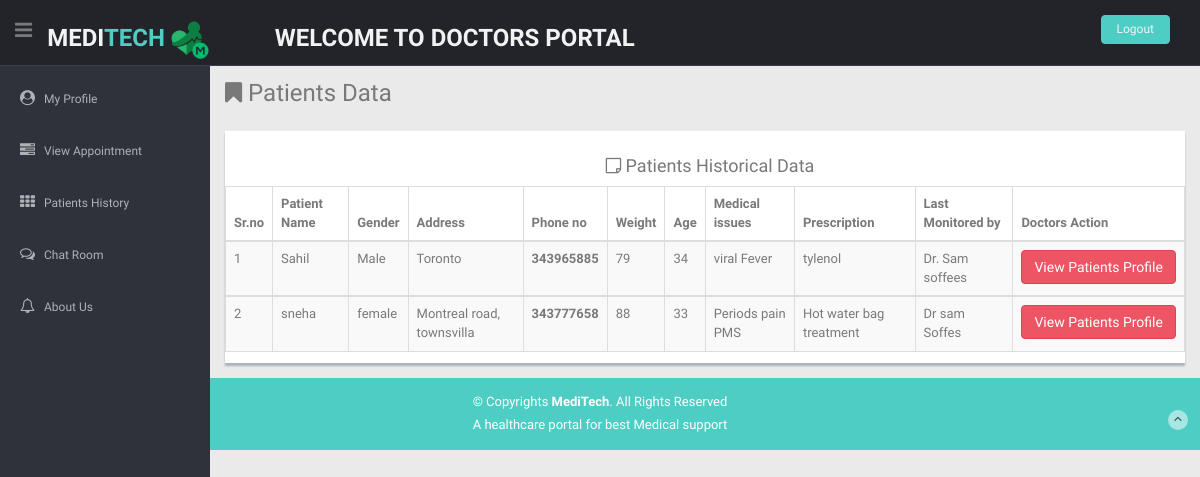
The page /MT/Patient_history.php on the database its author committed.
### tables this page shows
CREATE TABLE `patdata` (
  `Sr.no` int(11) NOT NULL,
  `P_name` varchar(50) NOT NULL,
  `lname` varchar(100) NOT NULL,
  `gender` varchar(50) NOT NULL,
  `address` varchar(50) NOT NULL,
  `phone_no` int(11) NOT NULL,
  `Weight` int(11) NOT NULL,
  `age` int(11) NOT NULL,
  `Medical` varchar(50) NOT NULL,
  `Prescription` varchar(50) NOT NULL,
  `Monitored` varchar(50) NOT NULL,
  `timestamp` timestamp NOT NULL DEFAULT current_timestamp() ON UPDATE current_timestamp()
);

### MT/Patient_history.php (the view, shortened to what this page needs)
<?php
$conn = mysqli_connect("localhost","root","", "meditech");
$query="select * from patdata ";
$result= mysqli_query($conn, $query);
?>
<!DOCTYPE html>
<html lang="en">
<head>
  <link href="lib/bootstrap/css/bootstrap.min.css" rel="stylesheet">
  <link href="lib/font-awesome/css/font-awesome.css" rel="stylesheet" />
  <link href="lib/advanced-datatable/css/demo_page.css" rel="stylesheet" />
  <link href="lib/advanced-datatable/css/demo_table.css" rel="stylesheet" />
  <link rel="stylesheet" href="lib/advanced-datatable/css/DT_bootstrap.css" />
  <link href="css/style.css" rel="stylesheet">
  <link href="css/style-responsive.css" rel="stylesheet">
</head>
<body>
  <section id="container">
   <header class="header black-bg">
      <div class="sidebar-toggle-box">
        <div class="fa fa-bars tooltips" data-placement="right" data-original-title="Toggle Navigation"></div>
      </div>
      <a href="index.html" class="logo"><b>MEDI<span>TECH</span><img src="img/LOGO.png" height="50" width="50"></b>  <b align="center"> &nbsp; &nbsp; &nbsp; &nbsp; &nbsp;WELCOME TO DOCTORS PORTAL </b></a>
        <div class="top-menu">
        <ul class="nav pull-right top-menu">
          <li><a class="logout" href="login.php">Logout</a></li>
        </ul>
      </div>
    </header>
     <aside>
      <div id="sidebar" class="nav-collapse ">
        <ul class="sidebar-menu" id="nav-accordion">
                 <li class="sub-menu">
              <a href="doc_profile.php">
              <i class="fa fa-user-circle"></i>
              <span>My Profile  </span>
              </a>
         </li>
         <li class="sub-menu">
              <a href="View_appointments.php">
              <i class="fa fa-tasks"></i>
              <span>View Appointment </span>
              </a>
         </li>
          <li class="sub-menu">
              <a href="Patient_history.php">
              <i class="fa fa-th"></i>
              <span> Patients History </span>
              </a>
          </li>
          <li class="sub-menu">
            <a href="doc_chat.php">
              <i class="fa fa-comments-o"></i>
              <span>Chat Room</span>
            </a>
          </li>
           <li class="sub-menu">
            <a href="about.php">
              <i class="fa fa-bell-o"></i>
              <span>About Us </span>
            </a>
          </li>
        </ul>
      </div>
    </aside>
     <section id="main-content">
      <section class="wrapper">
        <h3><i class="fa fa-bookmark"></i> Patients Data  </h3>
        <div class="row mt">
          <div class="col-lg-12">
            <div class="content-panel">
              <h4><center><i class="fa fa-sticky-note-o"></i> Patients Historical Data  </h4>
              <section id="unseen">
              <table class=" table-striped table table-bordered">
                <thead>
                  <tr>
                    <th> Sr.no  </th>
                    <th> Patient Name</th>
                    <th> Gender</th>
                    <th> Address  </th>
                    <th> Phone no </th>
                    <th> Weight </th>
                    <th> Age</th>
                    <th>  Medical issues </th>
                    <th> Prescription  </th>
                    <th> Last Monitored by </th>
                    <th> Doctors Action </th>
                  </tr>
                </thead>
                <?php  while($row= mysqli_fetch_array($result))
                                      {
                    ?>
                <tbody>
                  <tr>
                    <td><?php echo $row['Sr.no']; ?></td>
                    <td><?php echo $row['P_name']; ?></td>
                         <td><?php echo $row['gender']; ?></td>
                    <td><?php echo $row['address']; ?></td>
                    <th> <?php echo $row['phone_no']; ?></th>
                    <td><?php echo $row['Weight']; ?> </td>
                    <td><?php echo $row['age']; ?></td>
                    <td><?php echo $row['Medical']; ?> </td>
                    <td><?php echo $row['Prescription']; ?></td>
                    <td><?php echo $row['Monitored']; ?></td>
                    <td>      <button class="btn btn-theme04"> View Patients Profile  </button>
                  </tr>
                  <?php } ?>
                </tbody>
              </table>
              </section>
            </div>
          </div>
        </div>
      </section>
    </section>
     <footer class="site-footer">
      <div class="text-center">
        <p>
          &copy; Copyrights <strong>MediTech</strong>. All Rights Reserved
        </p>
        <div class="credits">
          A healthcare portal for best <a href="">Medical support </a>
        </div>
        <a href="chat_room.html#" class="go-top">
          <i class="fa fa-angle-up"></i>
          </a>
      </div>
    </footer>
  </section>
</body>
</html>

### MT/css/style.css (style rules this page uses)
body { color: #797979; background: #eaeaea; font-family: 'Ruda', sans-serif; padding: 0px !important; margin: 0px !important; font-size:13px; }
ul li { list-style: none; }
a, a:hover, a:focus { text-decoration: none; outline: none; }
#container { width: 100%; height: 100%; }
.btn-theme04 { color: #fff; background-color: #ed5565; border-color: #da4453; }
.mt { margin-top: 25px; }
ul.top-menu > li > .logout { color: #f2f2f2; font-size: 12px; border-radius: 4px; -webkit-border-radius: 4px; border: 1px solid #64c3c2 !important; padding: 5px 15px; margin-right: 15px; background: #4ECDC4; margin-top: 15px; }
#sidebar { width: 210px; height: 100%; position: fixed; background: #2f323a; }
#sidebar ul li { position: relative; }
ul.sidebar-menu , ul.sidebar-menu li ul.sub { margin: -2px 0 0; padding: 0; }
ul.sidebar-menu { margin-top: 75px; }
ul.sidebar-menu li { margin-bottom: 5px; margin-left:10px; margin-right:10px; }
ul.sidebar-menu li.sub-menu { line-height: 15px; }
ul.sidebar-menu li a span { display: inline-block; }
ul.sidebar-menu li a { color: #aeb2b7; text-decoration: none; display: block; padding: 15px 0 15px 10px; font-size: 12px; outline: none; -webkit-transition: all 0.3s ease; -moz-transition: all 0.3s ease; -o-transition: all 0.3s ease; -ms-transition: all 0.3s ease; transition: all 0.3s ease; }
ul.sidebar-menu li a i { font-size: 15px; padding-right: 6px; }
#main-content { margin-left: 210px; }
.header, .footer { min-height: 60px; padding: 0 15px; }
.header { position: fixed; left: 0; right: 0; z-index: 1002; }
.black-bg { background: #22242a; border-bottom: 1px solid #393d46; }
.wrapper { display: inline-block; margin-top: 60px; padding-left: 15px; padding-right: 15px; padding-bottom: 15px; padding-top: 0px; width: 100%; }
a.logo { font-size: 24px; color: #f2f2f2; float: left; margin-top: 15px; text-transform: uppercase; }
a.logo b { font-weight: 900; }
a.logo span { color: #4ECDC4; }
#top_menu .nav > li, ul.top-menu > li { float: left; }
ul.top-menu > li > a { color: #666666; font-size: 16px; border-radius: 4px; -webkit-border-radius: 4px; border:1px solid #666666 !important; padding: 2px 6px; margin-right: 15px; }
.sidebar-toggle-box { float: left; padding-right: 15px; margin-top: 20px; }
.sidebar-toggle-box .fa-bars { cursor: pointer; display: inline-block; font-size: 20px; }
.content-panel { background: #ffffff; box-shadow: 0px 3px 2px #aab2bd; padding-top: 15px; padding-bottom: 5px; }
.content-panel h4 { margin-left: 10px; }
.site-footer { background: #4ECDC4; color: #fff; padding: 15px 0; }
.site-footer p { margin-bottom: 5px; }
.credits, .credits a { color: #fff; }
.go-top { margin-right: 1%; margin-top: -25px; float: right; background: rgba(255,255,255,.5); width: 20px; height: 20px; border-radius: 50%; -webkit-border-radius: 50%; }
.go-top i { color: #2A3542; }

### rows shown on the page
patdata: no "1", P_name "Sahil", gender "Male", address "Toronto", phone_no "343965885", Weight "79", age "34", Medical "viral Fever", Prescription "tylenol", Monitored "Dr. Sam soffees"
patdata: no "2", P_name "sneha", gender "female", address "Montreal road, townsvilla", phone_no "343777658", Weight "88", age "33", Medical "Periods pain PMS", Prescription "Hot water bag treatment", Monitored "Dr sam Soffes"
